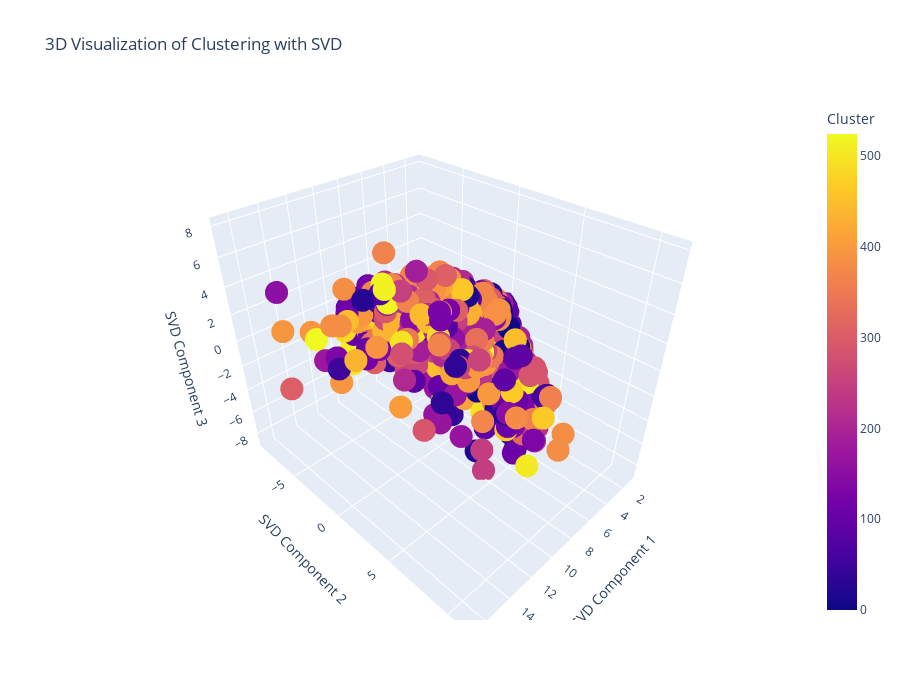

The notebook cell saved with this chart:
### Code cell
def plot_3d_clustering_svd(text_data, cluster_labels, product_names, main_categories, nutriscore_grades, n_components=3, height=700, width=900, sample_size=1000):
    """
    Transforme les données textuelles en vecteurs avec CountVectorizer, applique SVD pour une réduction en 3D, et visualise le clustering.
    Affiche également des informations supplémentaires dans la légende des points.

    Parameters:
        text_data (DataFrame): Les données textuelles à transformer, avec plusieurs colonnes de texte.
        cluster_labels (Series ou ndarray): Les étiquettes de clusters obtenues.
        product_names (Series): La colonne des noms de produits prétraités (lemmatisés).
        main_categories (Series): La colonne des catégories principales prétraitées (lemmatisées).
        nutriscore_grades (Series): La colonne des grades Nutri-Score.
        height (int): Hauteur du graphique.
        width (int): Largeur du graphique.
        sample_size (int): Taille de l'échantillon de données à utiliser pour la visualisation.
    """
    # Échantillonner les données si nécessaire
    sample_data = text_data.sample(n=sample_size, random_state=42)  # Random_state pour la reproductibilité
    
    # Concatenation de toutes les colonnes textuelles en une seule chaîne de texte
    combined_text = sample_data.apply(lambda x: ' '.join(x.astype(str)), axis=1)

    # Transformation des données textuelles en vecteurs avec CountVectorizer
    vectorizer = CountVectorizer()
    text_vectors = vectorizer.fit_transform(combined_text.fillna(''))

    # Appliquer SVD pour réduire en 3 dimensions
    svd = TruncatedSVD(n_components=n_components)
    reduced_features = svd.fit_transform(text_vectors)

    # Créer un DataFrame avec les nouvelles dimensions et les clusters
    df_3d = pd.DataFrame(reduced_features, columns=[f'SVD{i+1}' for i in range(n_components)])
    df_3d['Cluster'] = cluster_labels.sample(n=sample_size, random_state=42).reset_index(drop=True)
    df_3d['Product Name'] = product_names.sample(n=sample_size, random_state=42).reset_index(drop=True)
    df_3d['Main Category'] = main_categories.sample(n=sample_size, random_state=42).reset_index(drop=True)
    df_3d['Nutri-Score'] = nutriscore_grades.sample(n=sample_size, random_state=42).reset_index(drop=True)

    # Visualisation avec Plotly Express
    fig = px.scatter_3d(df_3d, x='SVD1', y='SVD2', z='SVD3', color='Cluster',
                        title="3D Visualization of Clustering with SVD",
                        labels={'SVD1': 'SVD Component 1', 
                                'SVD2': 'SVD Component 2', 
                                'SVD3': 'SVD Component 3'},
                        hover_data={'Product Name': True, 
                                    'Main Category': True, 
                                    'Nutri-Score': True})

    # Ajuster la taille du graphique
    fig.update_layout(height=height, width=width)
    
    # Afficher le graphique
    fig.show()

data_to_plot = clean_data[categorial_columns]
plot_3d_clustering_svd(clean_data[categorial_columns], clean_data['cluster'], clean_data['preprocessed_product_name'], clean_data['preprocessed_main_category_lemmatized'], clean_data['nutriscore_grade'])

### Figure 1 — Plotly figure (JSON) as saved in the notebook; plotly's stock layout.template omitted (floating-point values rounded to 4 significant figures; data arrays with more than 128 entries replaced by an {"elided": "..."} marker saying what was removed)
{"data": [{"customdata": {"elided": "1000x3 str values"}, "hovertemplate": "SVD Component 1=%{x}<br>SVD Component 2=%{y}<br>SVD Component 3=%{z}<br>Product Name=%{customdata[0]}<br>Main Category=%{customdata[1]}<br>Nutri-Score=%{customdata[2]}<br>Cluster=%{marker.color}<extra></extra>", "legendgroup": "", "marker": {"color": {"elided": "1000 int values"}, "coloraxis": "coloraxis", "symbol": "circle"}, "mode": "markers", "name": "", "scene": "scene", "showlegend": false, "type": "scatter3d", "x": {"elided": "1000 float values"}, "y": {"elided": "1000 float values"}, "z": {"elided": "1000 float values"}}], "layout": {"coloraxis": {"colorbar": {"title": {"text": "Cluster"}}, "colorscale": [[0, "#0d0887"], [0.1111, "#46039f"], [0.2222, "#7201a8"], [0.3333, "#9c179e"], [0.4444, "#bd3786"], [0.5556, "#d8576b"], [0.6667, "#ed7953"], [0.7778, "#fb9f3a"], [0.8889, "#fdca26"], [1, "#f0f921"]]}, "height": 700, "legend": {"tracegroupgap": 0}, "scene": {"domain": {"x": [0, 1], "y": [0, 1]}, "xaxis": {"title": {"text": "SVD Component 1"}}, "yaxis": {"title": {"text": "SVD Component 2"}}, "zaxis": {"title": {"text": "SVD Component 3"}}}, "title": {"text": "3D Visualization of Clustering with SVD"}, "width": 900}}
